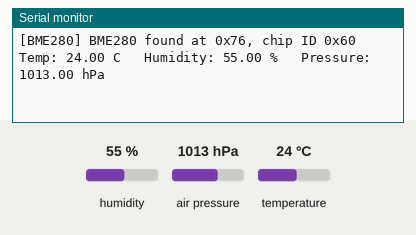
Recording of a sketch running on a simulated ESP32. On the bench: the last lines printed to the serial monitor. Wiring (inferred from the names in the program): BME280 sensor at I2C address 0x76. The inputs (shaded band) are chosen by the test bench; at power-on: humidity 55 %, air pressure 1013 hPa, temperature 24 °C.

Above: at 1.7 s.
1.8 s: humidity set to 22 %
At 3.1 s:
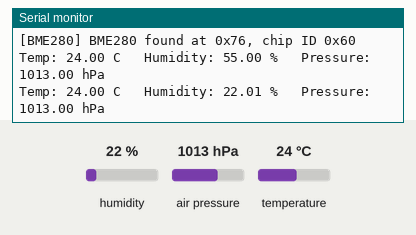
3.3 s: air pressure set to 952 hPa
At 4.7 s:
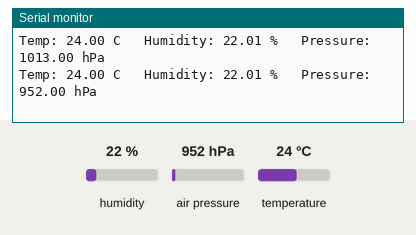
4.8 s: temperature set to 12 °C
At 7.0 s:
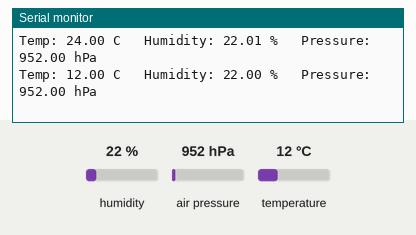
Timing chart, 0 to 8.5 s (numbered marks = the images above; inputs shaded):
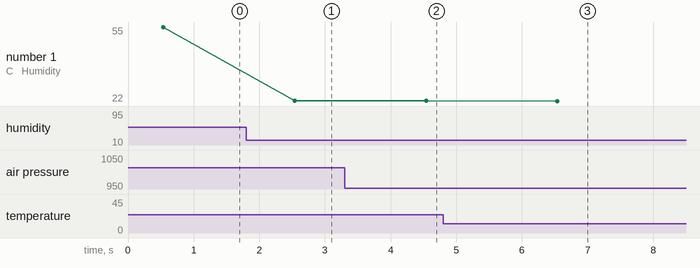

Measured:
- after the input at 1.8 s, the serial monitor: prints a new line after 0.74 s (image 1)
- after the input at 3.3 s, the serial monitor: prints a new line after 1.2 s (image 2)
- after the input at 4.8 s, the serial monitor: prints a new line after 1.7 s (image 3)
- plotted number 1: 55 → 22.01 after the input at 1.8 s, 22.01 → 22 after the input at 4.8 s

The sketch:

03_BME280_Test.ino
```cpp
// 03_BME280_Test.ino
// Tests your own BME280 driver (BME280Driver.cpp) on its own.
// Expected: temperature, humidity and pressure printed every 2 seconds.
// Room values are usually around 25 to 35 C, 40 to 80 %RH, 900 to 1015 hPa.
// Breathe on the sensor: humidity should jump up.
// Works with a BMP280 too: it has no humidity sensor, so humidity shows "n/a".

#include <Wire.h>
#include "BME280Driver.h"

BME280Driver bme;

void setup() {
  Serial.begin(115200);
  delay(500);
  Wire.begin(21, 22);
  if (!bme.begin(Wire)) {
    Serial.println("BME280 not found. Run the I2C scanner and check wiring.");
    while (true) delay(1000);
  }
}

void loop() {
  float t, h, p;
  if (bme.read(t, h, p)) {
    if (isnan(h)) Serial.printf("Temp: %.2f C   Humidity: n/a   Pressure: %.2f hPa\n", t, p);
    else          Serial.printf("Temp: %.2f C   Humidity: %.2f %%   Pressure: %.2f hPa\n", t, h, p);
  } else {
    Serial.println("Read failed");
  }
  delay(2000);
}
```

BME280Driver.cpp
```cpp
// BME280Driver.cpp
// Register-level BME280 driver. Formulas follow section 4.2.3 and 8.2 of the Bosch datasheet.

#include "BME280Driver.h"

bool BME280Driver::begin(TwoWire &wire) {
  _wire = &wire;

  // 1. Find the sensor: it answers at 0x76 or 0x77 depending on the SDO pin.
  const uint8_t candidates[] = {0x76, 0x77};
  _addr = 0;
  for (uint8_t a : candidates) {
    _wire->beginTransmission(a);
    if (_wire->endTransmission() == 0) { _addr = a; break; }
  }
  if (_addr == 0) {
    Serial.println("[BME280] No device found at 0x76 or 0x77. Check wiring.");
    return false;
  }

  // 2. Check the chip ID. 0x60 = BME280. 0x58 = BMP280 (no humidity).
  if (!readRegs(REG_CHIP_ID, &_chipId, 1)) return false;
  if (_chipId == 0x58) {
    Serial.println("[BME280] BMP280 detected: temperature and pressure only, no humidity.");
  } else if (_chipId != 0x60) {
    Serial.printf("[BME280] Unexpected chip ID 0x%02X\n", _chipId);
    return false;
  }

  // 3. Soft reset, then wait until the sensor has copied its calibration into registers.
  writeReg(REG_RESET, 0xB6);
  delay(10);
  uint8_t status = 0;
  for (int i = 0; i < 20; i++) {
    readRegs(REG_STATUS, &status, 1);
    if ((status & 0x01) == 0) break;   // bit 0 "im_update" clears when done
    delay(5);
  }

  // 4. Read the factory calibration values.
  if (!readCalibration()) return false;

  // 5. Configure: humidity x1 oversampling (must be written before ctrl_meas),
  //    temperature x1, pressure x1, normal mode, 1000 ms standby, filter off.
  if (hasHumidity()) writeReg(REG_CTRL_HUM, 0x01);   // the BMP280 has no humidity register
  writeReg(REG_CONFIG, 0xA0);
  writeReg(REG_CTRL_MEAS, 0x27);

  Serial.printf("[BME280] %s found at 0x%02X, chip ID 0x%02X\n", name(), _addr, _chipId);
  delay(20);  // give it time for the first measurement
  return true;
}

bool BME280Driver::read(float &tempC, float &humidityPct, float &pressureHpa) {
  uint8_t d[8] = {0};
  // BME280 has 8 data bytes (pressure, temperature, humidity). BMP280 has 6 (no humidity).
  if (!readRegs(REG_DATA, d, hasHumidity() ? 8 : 6)) return false;

  // Raw values are 20-bit (pressure, temperature) and 16-bit (humidity).
  int32_t adcP = ((int32_t)d[0] << 12) | ((int32_t)d[1] << 4) | (d[2] >> 4);
  int32_t adcT = ((int32_t)d[3] << 12) | ((int32_t)d[4] << 4) | (d[5] >> 4);
  int32_t adcH = ((int32_t)d[6] << 8)  |  d[7];

  // 0x80000 means "no measurement yet"
  if (adcT == 0x80000) return false;

  // Temperature must be calculated first: it sets _tFine, which the others need.
  tempC       = compensateTemp(adcT) / 100.0f;
  pressureHpa = compensatePressure(adcP) / 256.0f / 100.0f;
  humidityPct = hasHumidity() ? compensateHumidity(adcH) / 1024.0f : NAN;
  return true;
}

// ---------- I2C helpers ----------

bool BME280Driver::writeReg(uint8_t reg, uint8_t value) {
  _wire->beginTransmission(_addr);
  _wire->write(reg);
  _wire->write(value);
  return _wire->endTransmission() == 0;
}

bool BME280Driver::readRegs(uint8_t reg, uint8_t *buf, size_t len) {
  _wire->beginTransmission(_addr);
  _wire->write(reg);                              // tell the sensor which register to start from
  if (_wire->endTransmission(false) != 0) return false;   // repeated start, keep the bus
  size_t got = _wire->requestFrom((uint16_t)_addr, (size_t)len, true);
  if (got != len) return false;
  for (size_t i = 0; i < len; i++) buf[i] = _wire->read();
  return true;
}

bool BME280Driver::readCalibration() {
  uint8_t a[26];
  uint8_t b[7] = {0};
  if (!readRegs(REG_CALIB_A, a, 26)) return false;
  if (hasHumidity() && !readRegs(REG_CALIB_B, b, 7)) return false;   // humidity calibration (BME280 only)

  // Values are stored little-endian (low byte first).
  dig_T1 = (uint16_t)(a[1] << 8 | a[0]);
  dig_T2 = (int16_t)(a[3] << 8 | a[2]);
  dig_T3 = (int16_t)(a[5] << 8 | a[4]);
  dig_P1 = (uint16_t)(a[7] << 8 | a[6]);
  dig_P2 = (int16_t)(a[9] << 8 | a[8]);
  dig_P3 = (int16_t)(a[11] << 8 | a[10]);
  dig_P4 = (int16_t)(a[13] << 8 | a[12]);
  dig_P5 = (int16_t)(a[15] << 8 | a[14]);
  dig_P6 = (int16_t)(a[17] << 8 | a[16]);
  dig_P7 = (int16_t)(a[19] << 8 | a[18]);
  dig_P8 = (int16_t)(a[21] << 8 | a[20]);
  dig_P9 = (int16_t)(a[23] << 8 | a[22]);
  dig_H1 = a[25];                                       // register 0xA1

  dig_H2 = (int16_t)(b[1] << 8 | b[0]);                 // 0xE1, 0xE2
  dig_H3 = b[2];                                        // 0xE3
  dig_H4 = (int16_t)(((int8_t)b[3]) * 16) | (b[4] & 0x0F);   // 0xE4, 0xE5[3:0]
  dig_H5 = (int16_t)(((int8_t)b[5]) * 16) | (b[4] >> 4);     // 0xE6, 0xE5[7:4]
  dig_H6 = (int8_t)b[6];                                // 0xE7
  return true;
}

// ---------- Compensation formulas (from the datasheet) ----------

int32_t BME280Driver::compensateTemp(int32_t adcT) {
  int32_t var1 = ((((adcT >> 3) - ((int32_t)dig_T1 << 1))) * ((int32_t)dig_T2)) >> 11;
  int32_t var2 = (((((adcT >> 4) - ((int32_t)dig_T1)) * ((adcT >> 4) - ((int32_t)dig_T1))) >> 12) *
                  ((int32_t)dig_T3)) >> 14;
  _tFine = var1 + var2;
  return (_tFine * 5 + 128) >> 8;
}

uint32_t BME280Driver::compensatePressure(int32_t adcP) {
  int64_t var1 = ((int64_t)_tFine) - 128000;
  int64_t var2 = var1 * var1 * (int64_t)dig_P6;
  var2 = var2 + ((var1 * (int64_t)dig_P5) << 17);
  var2 = var2 + (((int64_t)dig_P4) << 35);
  var1 = ((var1 * var1 * (int64_t)dig_P3) >> 8) + ((var1 * (int64_t)dig_P2) << 12);
  var1 = (((((int64_t)1) << 47) + var1)) * ((int64_t)dig_P1) >> 33;
  if (var1 == 0) return 0;   // avoid division by zero
  int64_t p = 1048576 - adcP;
  p = (((p << 31) - var2) * 3125) / var1;
  var1 = (((int64_t)dig_P9) * (p >> 13) * (p >> 13)) >> 25;
  var2 = (((int64_t)dig_P8) * p) >> 19;
  p = ((p + var1 + var2) >> 8) + (((int64_t)dig_P7) << 4);
  return (uint32_t)p;
}

uint32_t BME280Driver::compensateHumidity(int32_t adcH) {
  int32_t v = (_tFine - ((int32_t)76800));
  v = (((((adcH << 14) - (((int32_t)dig_H4) << 20) - (((int32_t)dig_H5) * v)) + ((int32_t)16384)) >> 15) *
       (((((((v * ((int32_t)dig_H6)) >> 10) * (((v * ((int32_t)dig_H3)) >> 11) + ((int32_t)32768))) >> 10) +
          ((int32_t)2097152)) * ((int32_t)dig_H2) + 8192) >> 14));
  v = (v - (((((v >> 15) * (v >> 15)) >> 7) * ((int32_t)dig_H1)) >> 4));
  v = (v < 0 ? 0 : v);
  v = (v > 419430400 ? 419430400 : v);
  return (uint32_t)(v >> 12);
}
```

BME280Driver.h
```cpp
// BME280Driver.h
// A small BME280 / BMP280 driver written from the Bosch datasheets.
// BME280 (chip ID 0x60): temperature, humidity, pressure.
// BMP280 (chip ID 0x58): temperature and pressure only (humidity is reported as NAN).
// It talks to the sensor register by register over I2C, without the Adafruit library.

#pragma once
#include <Arduino.h>
#include <Wire.h>

class BME280Driver {
public:
  // Finds the sensor at 0x76 or 0x77, checks its chip ID,
  // reads the calibration data and starts measuring.
  bool begin(TwoWire &wire);

  // Reads one set of values. Returns false if the I2C read fails.
  // On a BMP280, humidityPct is set to NAN (not a number) because the chip has no humidity sensor.
  bool read(float &tempC, float &humidityPct, float &pressureHpa);

  uint8_t address() const { return _addr; }
  uint8_t chipId() const { return _chipId; }
  bool hasHumidity() const { return _chipId == 0x60; }
  const char *name() const { return hasHumidity() ? "BME280" : "BMP280"; }

private:
  // Register addresses from the datasheet
  static const uint8_t REG_CHIP_ID   = 0xD0;  // should read 0x60 for BME280
  static const uint8_t REG_RESET     = 0xE0;  // write 0xB6 to reset
  static const uint8_t REG_CTRL_HUM  = 0xF2;
  static const uint8_t REG_STATUS    = 0xF3;
  static const uint8_t REG_CTRL_MEAS = 0xF4;
  static const uint8_t REG_CONFIG    = 0xF5;
  static const uint8_t REG_DATA      = 0xF7;  // 8 bytes: pressure(3), temp(3), humidity(2)
  static const uint8_t REG_CALIB_A   = 0x88;  // 26 bytes
  static const uint8_t REG_CALIB_B   = 0xE1;  // 7 bytes

  bool writeReg(uint8_t reg, uint8_t value);
  bool readRegs(uint8_t reg, uint8_t *buf, size_t len);
  bool readCalibration();

  int32_t  compensateTemp(int32_t adcT);       // returns 0.01 degC
  uint32_t compensatePressure(int32_t adcP);   // returns Pa * 256
  uint32_t compensateHumidity(int32_t adcH);   // returns %RH * 1024

  TwoWire *_wire = nullptr;
  uint8_t  _addr = 0;
  uint8_t  _chipId = 0;
  int32_t  _tFine = 0;

  // Factory calibration values stored inside each sensor
  uint16_t dig_T1; int16_t dig_T2, dig_T3;
  uint16_t dig_P1; int16_t dig_P2, dig_P3, dig_P4, dig_P5, dig_P6, dig_P7, dig_P8, dig_P9;
  uint8_t  dig_H1, dig_H3; int16_t dig_H2, dig_H4, dig_H5; int8_t dig_H6;
};
```
